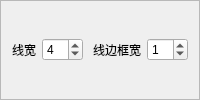
            <widget class="QFrame" name="gbLineWidth">
             <property name="frameShape">
              <enum>QFrame::Shape::StyledPanel</enum>
             </property>
             <property name="frameShadow">
              <enum>QFrame::Shadow::Sunken</enum>
             </property>
             <layout class="QHBoxLayout" name="horizontalLayout_7">
              <item>
               <widget class="QLabel" name="lblLineWidth">
                <property name="text">
                 <string>线宽</string>
                </property>
               </widget>
              </item>
              <item>
               <widget class="QSpinBox" name="spnLineWidth">
                <property name="minimum">
                 <number>1</number>
                </property>
                <property name="maximum">
                 <number>12</number>
                </property>
                <property name="value">
                 <number>4</number>
                </property>
               </widget>
              </item>
              <item>
               <spacer name="horizontalSpacer_7">
                <property name="orientation">
                 <enum>Qt::Orientation::Horizontal</enum>
                </property>
                <property name="sizeHint" stdset="0">
                 <size>
                  <width>0</width>
                  <height>24</height>
                 </size>
                </property>
               </spacer>
              </item>
              <item>
               <widget class="QLabel" name="lblLineframeWidth">
                <property name="text">
                 <string>线边框宽</string>
                </property>
               </widget>
              </item>
              <item>
               <widget class="QSpinBox" name="spnLineframeWidth">
                <property name="minimum">
                 <number>0</number>
                </property>
                <property name="maximum">
                 <number>12</number>
                </property>
                <property name="value">
                 <number>1</number>
                </property>
               </widget>
              </item>
             </layout>
            </widget>
